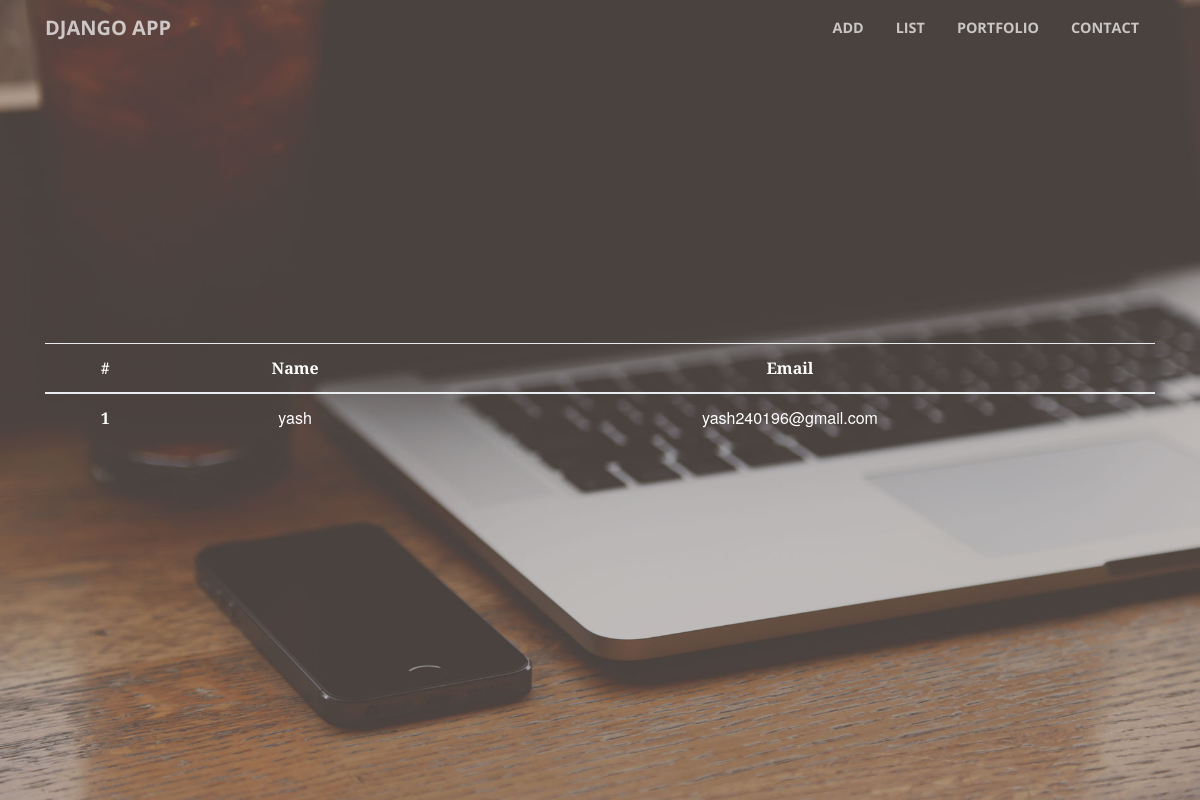
The app's page /list, older data.
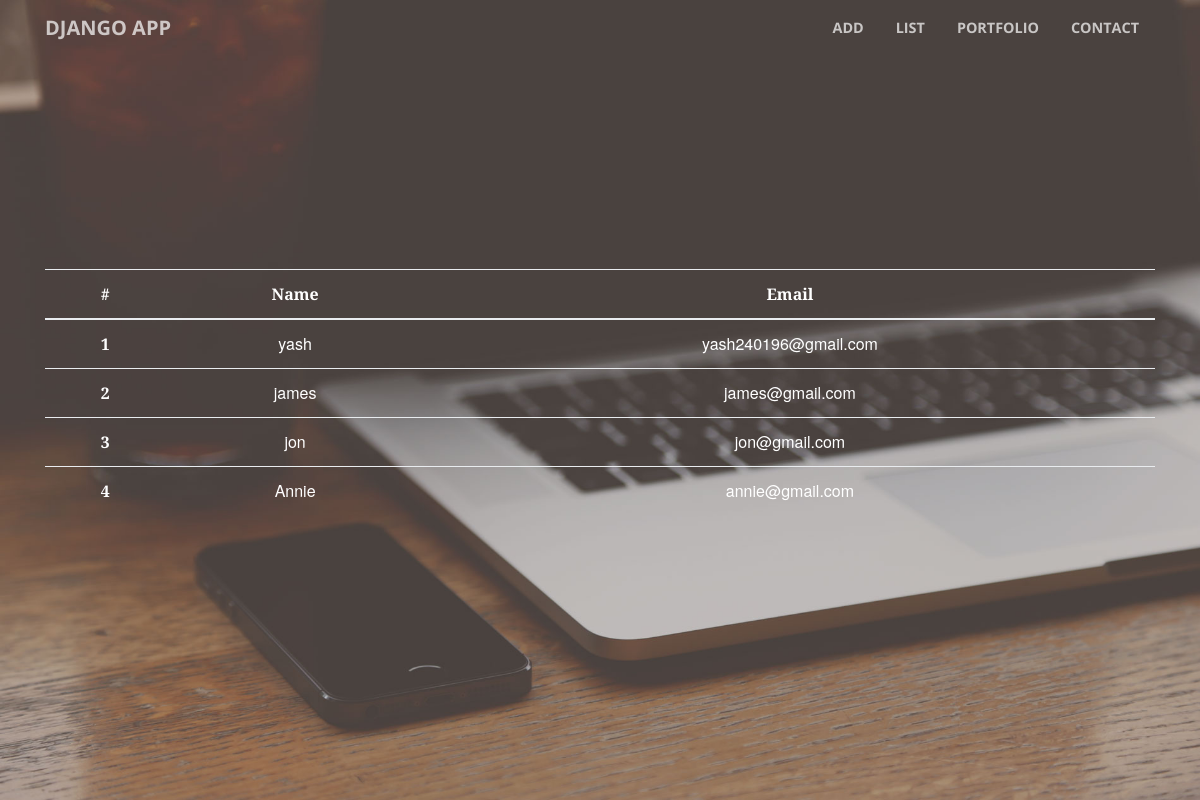
The same page, newer data.
### app/models.py (models this page shows)
class Profile(models.Model):
   name = models.CharField(max_length=30, blank=False, null=False)
   email = models.EmailField(blank=False, null=False)

### app/views.py (the view)
# urls.py: path('list',views.li,name="list"),
def li(request):
    data = Profile.objects.all()
    return render(request, "app/list.html",{'data':data})

### app/templates/app/list.html (shortened to what this page needs)
{% extends 'base.html' %}
{% load staticfiles %}
{% block css %}
<link href="{% static 'vendor/bootstrap/css/bootstrap.min.css' %}" rel="stylesheet">
<link href="{% static 'vendor/font-awesome/css/font-awesome.min.css' %}" rel="stylesheet" type="text/css">
<link href="{% static 'vendor/magnific-popup/magnific-popup.css' %}" rel="stylesheet">
<link href="{% static 'css/creative.min.css' %}" rel="stylesheet">
{% endblock %}
{% block content %}
<header class="masthead text-center text-white d-flex">
        <div class="container my-auto">
                <table class="table">
                        <thead>
                          <tr>
                            <th scope="col">#</th>
                            <th scope="col">Name</th>
                            <th scope="col">Email</th>
                          </tr>
                        </thead>
                        <tbody>
                                {% for i in data %}
                          <tr>
                            <th scope="row">{{i.id}}</th>
                            <td>{{i.name}}</td>
                            <td>{{i.email}}</td>
                          </tr>
                                {% endfor %}
                        </tbody>
                      </table>
        </div>
</header>
{% endblock %}

### app/templates/base.html (shortened to what this page needs)
<!DOCTYPE html>
{% load staticfiles %}
<html lang="en">
  <head>
    {% block css %}{% endblock %}
  </head>
  <body id="page-top">
      {% block header %}
      {% include "header.html" %}
      {% endblock %}
      {% block content %}
      {% endblock %}
  </body>
</html>

### app/templates/header.html (shortened to what this page needs)
{% load staticfiles %}
<nav class="navbar navbar-expand-lg navbar-light fixed-top" id="mainNav">
        <div class="container">
          <a class="navbar-brand js-scroll-trigger" href="/">Django App</a>
          <div class="collapse navbar-collapse" id="navbarResponsive">
            <ul class="navbar-nav ml-auto">
              <li class="nav-item">
                <a class="nav-link js-scroll-trigger" href="/add">Add</a>
              </li>
              <li class="nav-item">
                <a class="nav-link js-scroll-trigger" href="/list">List</a>
              </li>
              <li class="nav-item">
                <a class="nav-link js-scroll-trigger" href="#portfolio">Portfolio</a>
              </li>
              <li class="nav-item">
                <a class="nav-link js-scroll-trigger" href="#contact">Contact</a>
              </li>
            </ul>
          </div>
        </div>
      </nav>

Row changes from the older to the newer data that the page shows:
added Profile: id "2", name "james", email "james@gmail.com"
added Profile: id "3", name "jon", email "jon@gmail.com"
added Profile: id "4", name "Annie", email "annie@gmail.com"
